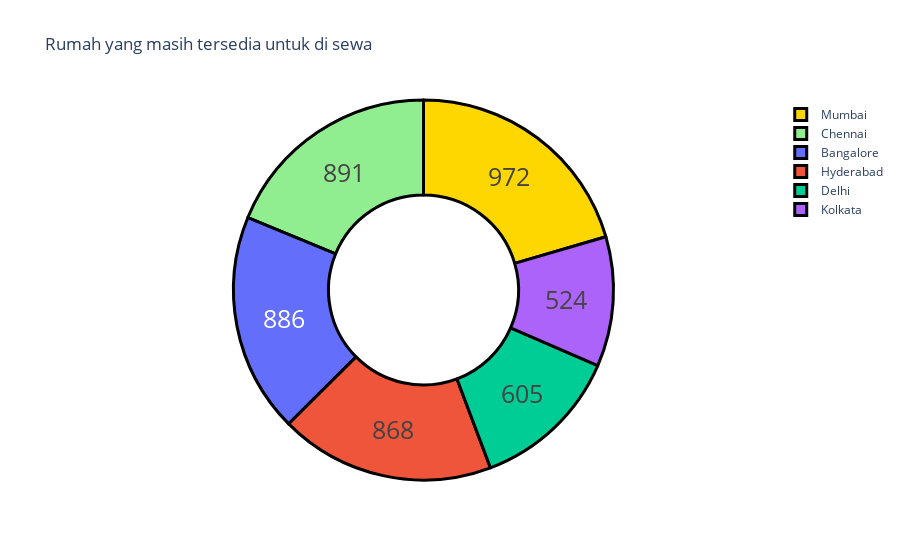

The notebook cell this image was saved under:
### Code cell
cities = df["City"].value_counts()
labels = cities.index
counts = cities.values
colors = ['gold','lightgreen']

fig = go.Figure(data=[go.Pie(labels=labels, values=counts, hole=0.5)])
fig.update_layout(title_text='Rumah yang masih tersedia untuk di sewa')
fig.update_traces(hoverinfo='label+percent', textinfo='value', textfont_size=25,
                  marker=dict(colors=colors, line=dict(color='black', width=3)))

### Figure 1 — Plotly figure (JSON) as saved in the notebook; plotly's stock layout.template omitted (floating-point values rounded to 4 significant figures)
{"data": [{"hole": 0.5, "hoverinfo": "label+percent", "labels": ["Mumbai", "Chennai", "Bangalore", "Hyderabad", "Delhi", "Kolkata"], "marker": {"colors": ["gold", "lightgreen"], "line": {"color": "black", "width": 3}}, "textfont": {"size": 25}, "textinfo": "value", "type": "pie", "values": [972, 891, 886, 868, 605, 524]}], "layout": {"title": {"text": "Rumah yang masih tersedia untuk di sewa"}}}
